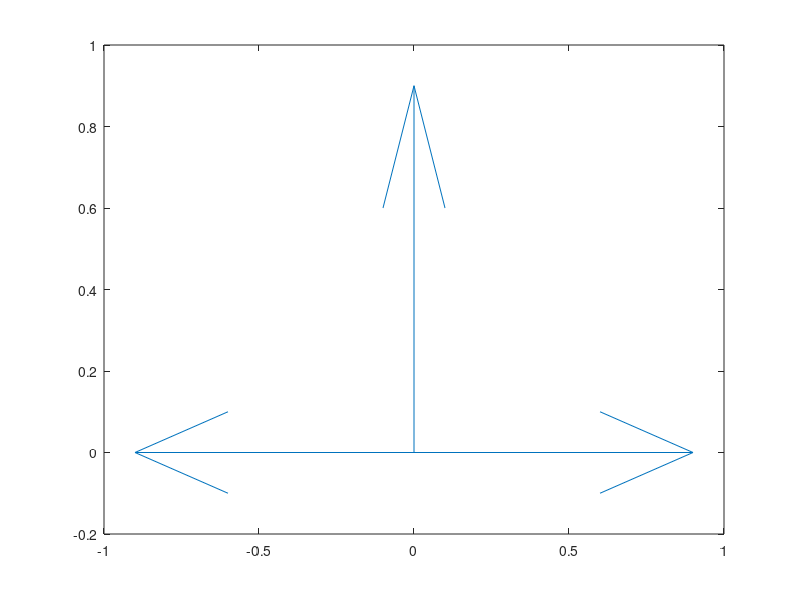

Write the MATLAB code that produced this figure.
theta = pi/2;
u = [1;0];
% Rotate theta angle
R = [cos(theta) -sin(theta); sin(theta) cos(theta)];
% Project to theta line
P = [cos(theta)^2 cos(theta)*sin(theta); cos(theta)*sin(theta) sin(theta)^2];
% Reflection through pi/3 line
H = [2*cos(theta)^2-1 2*cos(theta)*sin(theta); 
     2*cos(theta)*sin(theta), 2*sin(theta)^2-1];
v1 = R * u;
%v2 = R * v1;
v3 = P * u;
v4 = H * u;
A = [u v1 v3 v4];
x = A(1,:); y = A(2,:);
size_A = size(A);
t = zeros(1,size_A(2));
quiver(t,t,x,y);